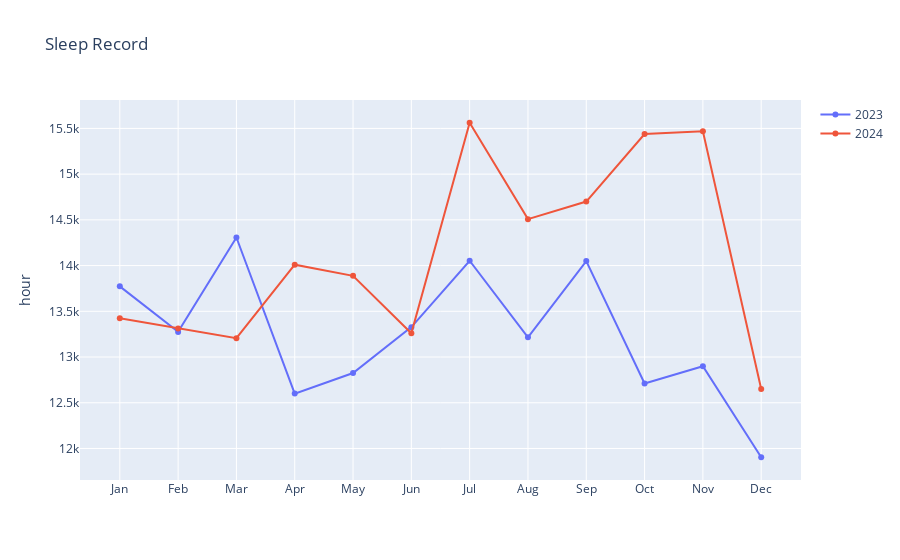

Notebook code cell kept with this figure:
### Markdown cell above
### Sleep Tracker

### Code cell
import plotly.graph_objs as go

x = ['Jan', 'Feb', 'Mar', 'Apr', 'May', 'Jun', 'Jul', 'Aug', 'Sep', 'Oct', 'Nov', 'Dec']


y2023 = [13773, 13275, 14307, 12600, 12825, 13327, 14053, 13216, 14049, 12710, 12900, 11904]
y2024 = [13423, 13311, 13206, 14010, 13888, 13260, 15562, 14508, 14700, 15438, 15468, 12650]

fig = go.Figure()

fig.add_trace(go.Scatter(x=x, y=y2023, mode='lines+markers', name='2023'))
fig.add_trace(go.Scatter(x=x, y=y2024, mode='lines+markers', name='2024'))
fig.update_layout(title='Sleep Record', yaxis_title='hour')
fig.show()

### Figure 1 — Plotly figure (JSON) as saved in the notebook; plotly's stock layout.template omitted (floating-point values rounded to 4 significant figures)
{"data": [{"mode": "lines+markers", "name": "2023", "type": "scatter", "x": ["Jan", "Feb", "Mar", "Apr", "May", "Jun", "Jul", "Aug", "Sep", "Oct", "Nov", "Dec"], "y": [13773, 13275, 14307, 12600, 12825, 13327, 14053, 13216, 14049, 12710, 12900, 11904]}, {"mode": "lines+markers", "name": "2024", "type": "scatter", "x": ["Jan", "Feb", "Mar", "Apr", "May", "Jun", "Jul", "Aug", "Sep", "Oct", "Nov", "Dec"], "y": [13423, 13311, 13206, 14010, 13888, 13260, 15562, 14508, 14700, 15438, 15468, 12650]}], "layout": {"title": {"text": "Sleep Record"}, "yaxis": {"title": {"text": "hour"}}}}
